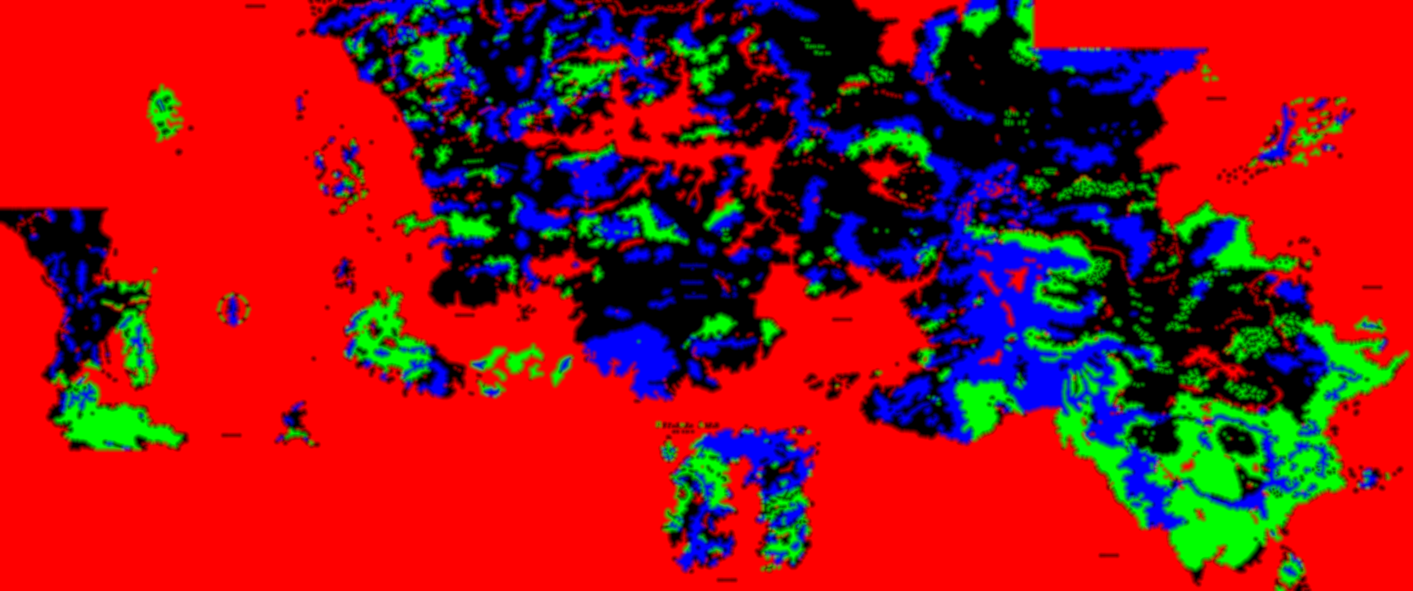
#> input picture data/t0.png, 2826 x 1181 px (shown at 1/2 size)
$ python labels.py ../data/t0.png ../data/t1.png
#> lines starting #> are read from the running program, lines starting #| are printed output that depends on the picture; after the words box and inside, x2 and y2 are one past the last pixel; in counts of white or black regions, pixels touching at a corner belong together
"""Вытаскивает надписи с карты в отдельный слой (маска букв) и режет его на тайлы.

Использование:  python3 tools/labels.py assets/faerun-full.jpg labels
Выход: labels/{level}/{c}_{r}.png — тайлы яркости (белое = буква), labels/info.json — список непустых тайлов.
Функция text_mask() используется и при поиске поселений.
"""
import json
import math
import os
import shutil
import sys

import cv2
import numpy as np

TILE = 512


def road_mask(gray):
    """Длинные тонкие чёрные линии — дороги и границы, не текст."""
    black = (gray < 70).astype(np.uint8)
    n, lab, st, _ = cv2.connectedComponentsWithStats(black, connectivity=8)
    w, h, a = st[:, 2], st[:, 3], st[:, 4]
    span = np.maximum(w, h)
    fill = a / np.maximum(1, w * h)
    ids = np.where((span >= 45) & (fill < 0.25))[0]
    ids = ids[ids > 0]
    return np.isin(lab, ids)


def text_mask(img, debug=False, with_words=False, loose=False):
    """img — RGB uint8. Возвращает (alpha 0..255, маска групп-слов[, список слов с геометрией])."""
#> called with debug = False, with_words = False, loose = False
    gray = cv2.cvtColor(img, cv2.COLOR_RGB2GRAY)
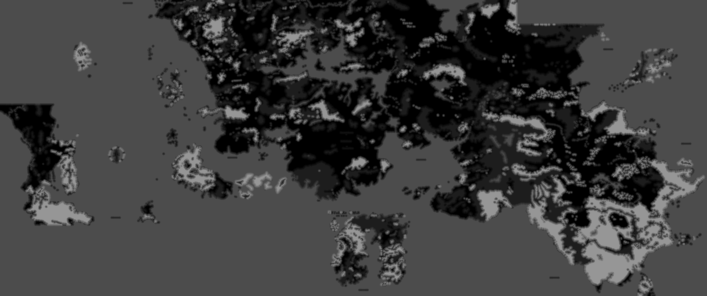
#> gray: shape (1181, 2826) (shown at 1/4 size); min 0, max 150, mean 60.7
    # тонкие тёмные штрихи на светлом фоне (black-hat по яркости: голубые реки слишком светлые и не попадают)
    k = cv2.getStructuringElement(cv2.MORPH_ELLIPSE, (11, 11))
    bh = cv2.morphologyEx(gray, cv2.MORPH_BLACKHAT, k)
    # текст — почти чёрный или насыщенный цвет; штриховка гор и лесов серо-коричневая и светлее
    mx, mn = img.max(2).astype(np.int16), img.min(2).astype(np.int16)
    inky = (gray < 95) | ((mx - mn > 70) & (gray < 170))
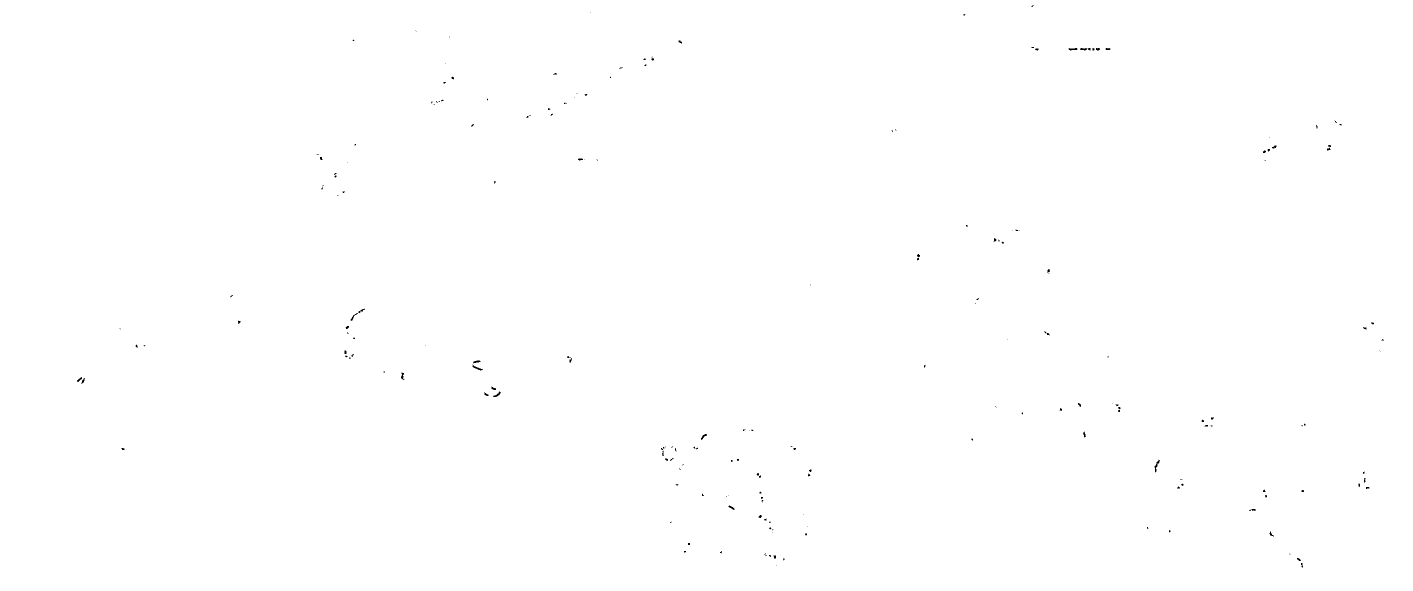
#> inky: shape (1181, 2826) bool (shown at 1/2 size); 99.9% white; black in thin lines or dots, all inside (x1, y1, x2, y2) = (154, 10, 2768, 1136)
    strokes = ((bh > 45) & inky).astype(np.uint8)
#> strokes: shape (1181, 2826); values 0 (black) and 1 (white), 0.12% white in thin lines or dots
    strokes[cv2.dilate(road_mask(gray).astype(np.uint8), np.ones((5, 5), np.uint8)) > 0] = 0
    # значки поселений (сплошные точки и квадраты) — не текст
    blobs = cv2.morphologyEx((gray < 90).astype(np.uint8), cv2.MORPH_OPEN, cv2.getStructuringElement(cv2.MORPH_ELLIPSE, (5, 5)))
#> blobs: shape (1181, 2826); values 0 (black) and 1 (white), 91.3% white; 363 black regions (124 under 20 px), largest, box (x1, y1, x2, y2) and area: (2281, 639, 2820, 1140) 86427, (110, 743, 365, 904) 17406, (2107, 761, 2307, 1061) 14641
    n, lab, st, _ = cv2.connectedComponentsWithStats(blobs, connectivity=8)
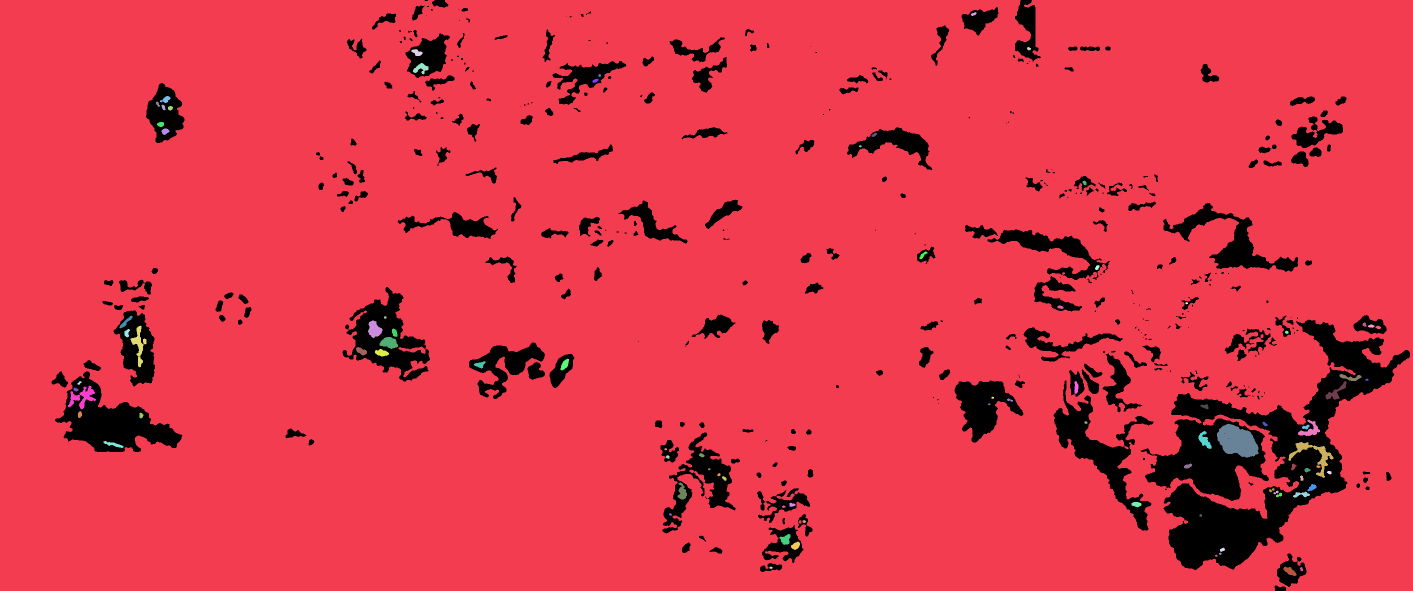
#> lab: shape (1181, 2826) int32 (shown at 1/2 size); 89 distinct labels, from 0 to 88; one colour per label, 0 black
#> n = 89; st = 89 rows, first 6: [103, 0, 2717, 1181, 291090], [0, 0, 2826, 1181, 3028988], [1942, 24, 11, 8, 52], [2054, 94, 8, 7, 39], [823, 98, 22, 14, 188], [826, 126, 31, 23, 353]
    small = np.where((st[:, 4] < 160) & (np.maximum(st[:, 2], st[:, 3]) <= 14))[0]
#> small = 53 values from 2 to 88
    small = small[small > 0]
    strokes[cv2.dilate(np.isin(lab, small).astype(np.uint8), np.ones((7, 7), np.uint8)) > 0] = 0
#> strokes: shape (1181, 2826); values 0 (black) and 1 (white), 0.1% white in thin lines or dots
    # пунктир и одиночные линии: после замыкания слова становятся толстыми пятнами,
    # а линии остаются тонкими — размыкание оставляет только «толстое», остальное выкидываем
    closed = cv2.morphologyEx(strokes, cv2.MORPH_CLOSE, cv2.getStructuringElement(cv2.MORPH_ELLIPSE, (7, 7)))
    fat = cv2.morphologyEx(closed, cv2.MORPH_OPEN, cv2.getStructuringElement(cv2.MORPH_ELLIPSE, (6, 6)))
#> fat: shape (1181, 2826); every value is 0
    keepfat = cv2.dilate(fat, cv2.getStructuringElement(cv2.MORPH_ELLIPSE, (7, 7))) > 0
    # крупные буквы с широкой разрядкой не склеиваются — оставляем штрихи «буквенной» формы
    n, lab, st, _ = cv2.connectedComponentsWithStats(strokes, connectivity=8)
#> lab: shape (1181, 2826) int32; 378 distinct labels, from 0 to 377
#> n = 378; st = 378 rows, first 6: [0, 0, 2826, 1181, 3334216], [860, 0, 2, 1, 2], [854, 3, 7, 7, 20], [851, 7, 2, 1, 2], [2056, 9, 5, 4, 8], [861, 11, 4, 4, 9]
    span = np.maximum(st[:, 2], st[:, 3])
#> span = 378 values, max 2826 at index 0, min 1 at index 8, mean 11.86
    big = np.zeros(n, bool)
    for i in np.where((span >= 14) & (span <= 60) & (st[:, 4] >= 40))[0]:
        if i == 0:
            continue
        x, y, w, h, a = st[i]
        (_, _), (rw, rh), _ = cv2.minAreaRect(cv2.findNonZero((lab[y:y + h, x:x + w] == i).astype(np.uint8)))
        if min(rw, rh) >= 5.5:
            big[i] = True
#> this loop made 10 passes
#> (i, x, y, w, h, a, rw, rh) on passes 1 to 8: (36, 1114, 141, 22, 6, 56, 3.91, 21.21), (53, 1126, 168, 18, 14, 50, 21.39, 6.39), (101, 1181, 453, 9, 14, 47, 14.3, 5.76), (127, 2127, 557, 19, 9, 44, 4.43, 19.61), (133, 2093, 583, 27, 8, 58, 4.7, 26.46), (158, 250, 659, 8, 14, 53, 13.51, 6.35), (230, 2150, 762, 5, 25, 61, 24, 4), (268, 2366, 834, 25, 5, 45, 3.19, 24.18)
    if not loose:  # в мягком режиме (для газеттира) тонкий курсив не выбрасываем
        strokes[~(keepfat | big[lab])] = 0
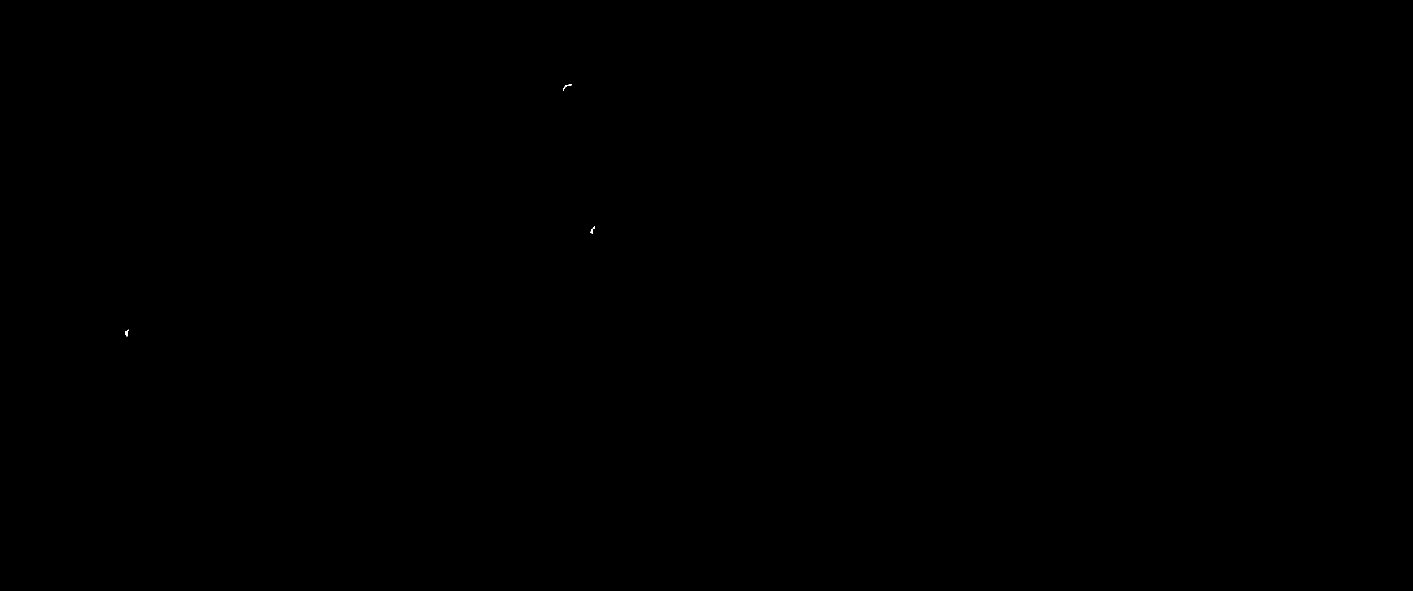
#> strokes: shape (1181, 2826) (shown at 1/2 size); values 0 (black) and 1 (white), 0% white; 3 white regions, box (x1, y1, x2, y2) and area: (250, 659, 258, 673) 53, (1126, 168, 1144, 182) 50, (1181, 453, 1190, 467) 47
    del closed, fat, lab, keepfat
    # буквы → слова: склеиваем только близкие штрихи (зазор между буквами 1–3 px, у пунктира больше)
    words = cv2.dilate(strokes, cv2.getStructuringElement(cv2.MORPH_ELLIPSE, (5, 5)))
#> words: shape (1181, 2826); values 0 (black) and 1 (white), 0.01% white; 3 white regions, box (x1, y1, x2, y2) and area: (1124, 166, 1146, 184) 167, (248, 657, 260, 675) 140, (1179, 451, 1192, 469) 138
    n, lab, st, _ = cv2.connectedComponentsWithStats(words, connectivity=8)
#> lab: shape (1181, 2826) int32; 4 distinct labels, from 0 to 3
#> n = 4; st = [[0, 0, 2826, 1181, 3337061], [1124, 166, 22, 18, 167], [1179, 451, 13, 18, 138], [248, 657, 12, 18, 140]]
    keep = np.zeros(n, bool)
    found = []
    for i in range(1, n):
        x, y, w, h, a = st[i]
        if a < 60 or w > 1500 or h > 1500:
            continue
        sub = (lab[y:y + h, x:x + w] == i).astype(np.uint8)
        pts = cv2.findNonZero(sub)
        (rcx, rcy), (rw, rh), rang = cv2.minAreaRect(pts)
        t, l = min(rw, rh), max(rw, rh)
        if t < (7 if loose else 9.5) or t > 70 or l < 10:
            continue
        ink = strokes[y:y + h, x:x + w][sub > 0].mean()
        if not ((0.07 if loose else 0.1) <= ink <= 0.7):
            continue
        # слова плотно заполняют свой повёрнутый прямоугольник, клочья штриховки — нет
        if a / max(1.0, rw * rh) < (0.3 if loose else 0.35):
            continue
        keep[i] = True
        if with_words:
            # угол вдоль длинной стороны, приведённый к (-90, 90]: так читается текст
            ang = rang if rw >= rh else rang + 90
            while ang > 90:
                ang -= 180
            while ang <= -90:
                ang += 180
            found.append({'cx': float(x + rcx), 'cy': float(y + rcy), 'len': float(l), 'h': float(t),
                          'angle': float(ang), 'bbox': [int(x), int(y), int(w), int(h)]})
#> this loop made 3 passes
#> (x, y, w, a, rcx, rcy, rw, rh) on passes 1 to 3: (1124, 166, 22, 167, 9.18, 6.66, 25.81, 10.35), (1179, 451, 13, 138, 5.71, 7.98, 18.01, 10.21), (248, 657, 12, 140, 4.84, 8.11, 17.44, 10.64)
#> after the loop, found = []; keep = [False, True, True, True]
    groups = keep[lab]
    # мягкая альфа: насколько пиксель темнее локального фона
    bg = cv2.morphologyEx(gray, cv2.MORPH_CLOSE, k).astype(np.float32)
    dark = np.clip((bh.astype(np.float32) - 20) / 90.0, 0, 1)
    alpha = (dark * cv2.dilate(groups.astype(np.uint8), np.ones((3, 3), np.uint8))).astype(np.float32)
    if with_words:
        return (alpha * 255).astype(np.uint8), groups, found
    return (alpha * 255).astype(np.uint8), groups


def main(src, out):
    img = cv2.imread(src, cv2.IMREAD_COLOR)[:, :, ::-1].copy()
    alpha, _ = text_mask(img)
    cv2.imwrite(os.path.join('/tmp', 'labels_full.png'), alpha) if os.environ.get('LABELS_DEBUG') else None
    if os.path.isdir(out):
        shutil.rmtree(out)
    H, W = alpha.shape
    tiles = {}
    level, a = 0, alpha
#> level = 0
    while level < 3:
        lh, lw = a.shape
        cols, rows = math.ceil(lw / TILE), math.ceil(lh / TILE)
        os.makedirs(os.path.join(out, str(level)))
        have = []
        for r in range(rows):
            for c in range(cols):
                t = a[r * TILE:(r + 1) * TILE, c * TILE:(c + 1) * TILE]
                if t.max() < 40:
                    continue
                cv2.imwrite(os.path.join(out, str(level), f'{c}_{r}.png'), t, [cv2.IMWRITE_PNG_COMPRESSION, 9])
                have.append(f'{c}_{r}')
        tiles[level] = have
        print('level', level, lw, lh, len(have), 'tiles', flush=True)
        level += 1
        a = cv2.resize(a, (lw // 2, lh // 2), interpolation=cv2.INTER_AREA)
#> this loop made 3 passes
#> (lh, lw, cols, rows) on passes 1 to 3: (1181, 2826, 6, 3), (590, 1413, 3, 2), (295, 706, 2, 1)
#> (printed output is left out)
#> pass 1, in main, `cv2.imwrite(os.path.join(out, str(level), f'{c}_{r}.png'), t, [cv2.IMW..`:
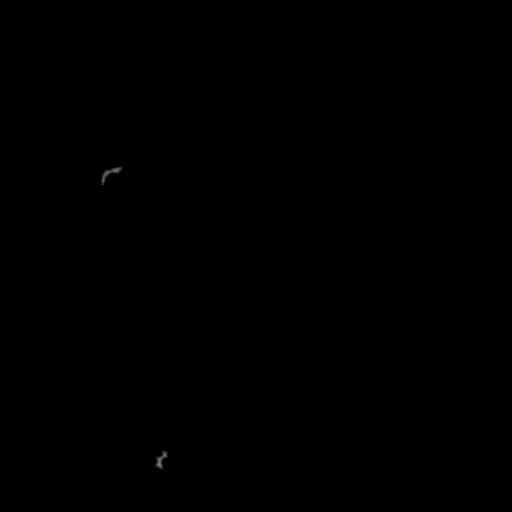
#> saved as 2_0.png: shape (512, 512); min 0, max 127, mean 0.1
#> after the loop, level = 3; tiles = {0: ['2_0', '0_1'], 1: ['0_0', '1_0'], 2: ['0_0']}
    with open(os.path.join(out, 'info.json'), 'w') as f:
        json.dump({'width': W, 'height': H, 'tileSize': TILE, 'levels': 3, 'tiles': tiles}, f)


if __name__ == '__main__':
    main(sys.argv[1], sys.argv[2])
